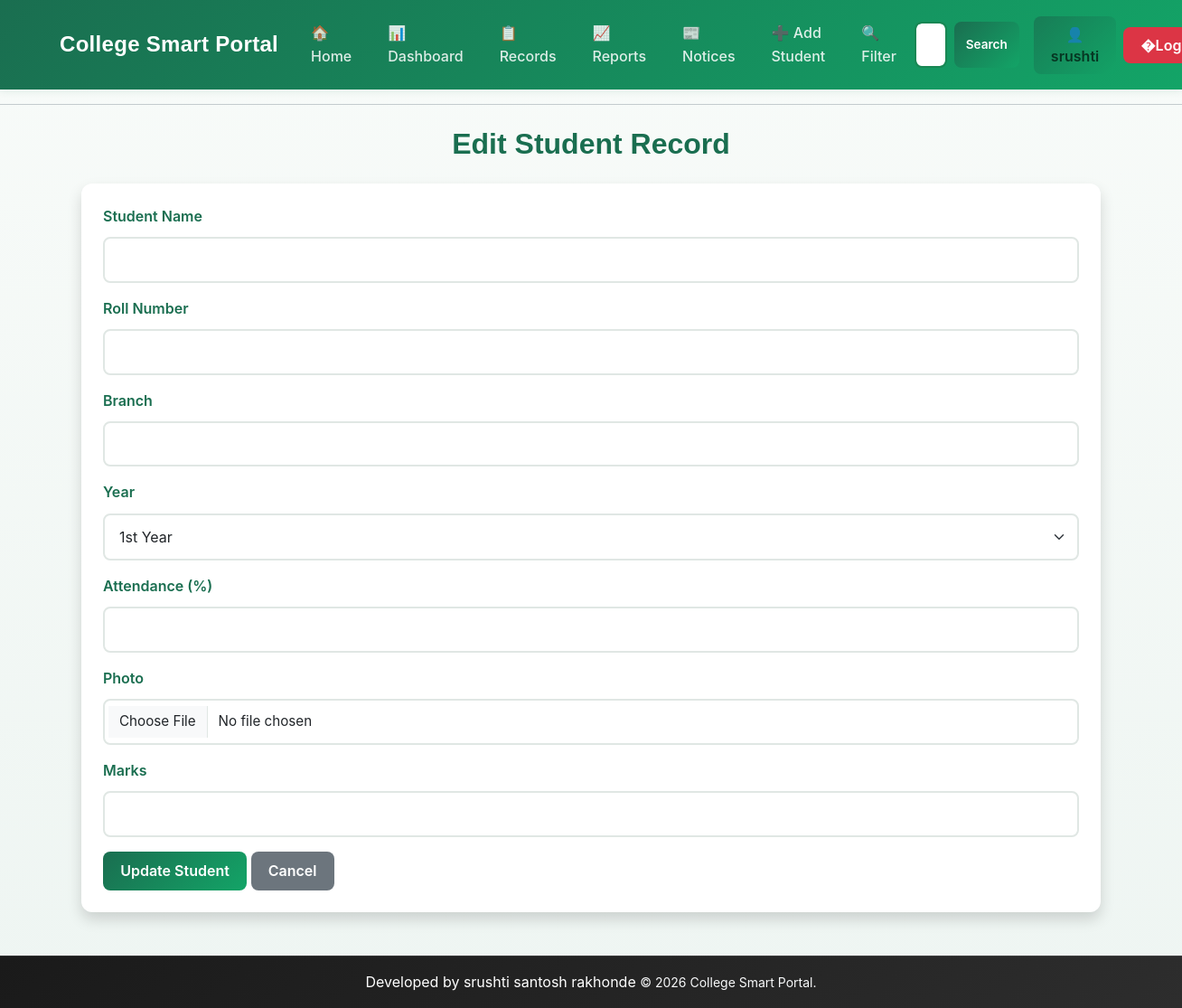
Before: /edit/30 (signed in) with the older database file.
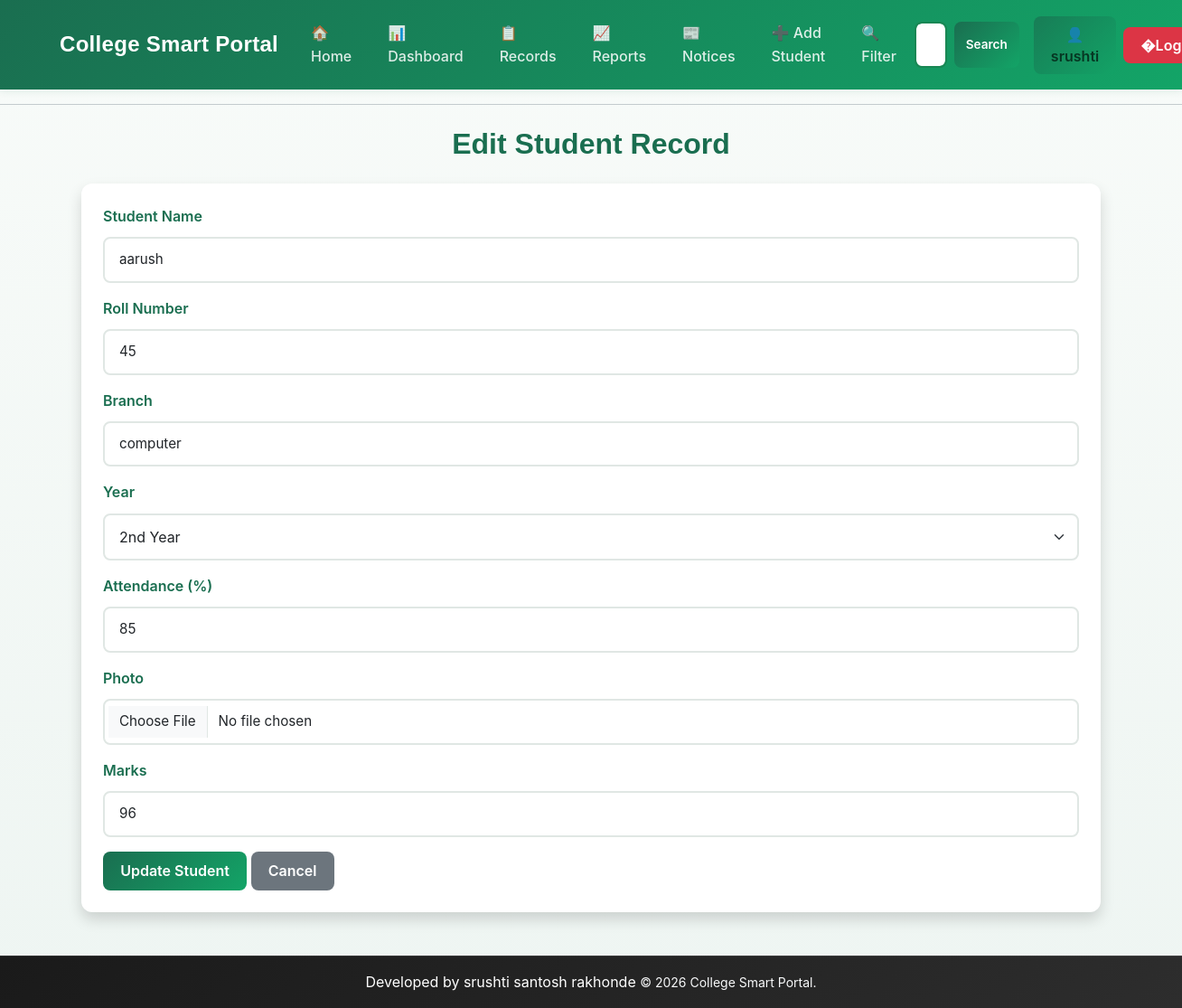
After: the same page with the newer database file.
### tables this page shows
CREATE TABLE students (
                    id INTEGER PRIMARY KEY AUTOINCREMENT,
                    name TEXT NOT NULL,
                    roll_no INTEGER NOT NULL,
                    marks INTEGER NOT NULL,
                    branch TEXT NOT NULL,
                    attendance INTEGER DEFAULT 0
                 , photo TEXT DEFAULT 'default.png', year TEXT DEFAULT '1st Year');

### project_flask.py (the view, shortened to what this page needs)
@app.route('/edit/<int:id>', methods=['GET', 'POST'])
def edit_student(id):
    if 'user_id' not in session:
        flash("Admins only! You do not have permission to edit a student.", "warning")
        return redirect(url_for("login"))
    conn = get_db()
    student = conn.execute("SELECT * FROM students WHERE id = ?", (id,)).fetchone()
    conn.close()
    return render_template('edit_student.html', student=student)

### database.py (called while the page is built)
def get_db():
    conn = sqlite3.connect(DB_PATH)
    conn.row_factory = sqlite3.Row
    return conn

### templates/edit_student.html (shortened to what this page needs)
{% extends "base.html" %}
{% block content %}
<div class="container mt-4">
    <h2 class="text-center mb-4">Edit Student Record</h2>
    <div class="card p-4 shadow">
        <form method="POST" enctype="multipart/form-data">
            <div class="mb-3">
                <label class="form-label">Student Name</label>
                <input type="text"
                       name="name"
                       class="form-control"
                       value="{{ student['name'] }}"
                       required>
            </div>
            <div class="mb-3">
                <label class="form-label">Roll Number</label>
                <input type="number"
                       name="roll_no"
                       class="form-control"
                       value="{{ student[2] }}"
                       required>
            </div>
            <div class="mb-3">
                <label class="form-label">Branch</label>
                <input type="text"
                       name="branch"
                       class="form-control"
                       value="{{ student['branch'] }}"
                       required>
            </div>
            <div class="mb-3">
                <label class="form-label">Year</label>
                <select name="year" class="form-select" required>
                    <option value="1st Year" {% if student['year'] == '1st Year' %}selected{% endif %}>1st Year</option>
                    <option value="2nd Year" {% if student['year'] == '2nd Year' %}selected{% endif %}>2nd Year</option>
                </select>
            </div>
            <div class="mb-3">
                <label class="form-label">Attendance (%)</label>
                <input type="number"
                       name="attendance"
                       class="form-control"
                       value="{{ student['attendance'] }}"
                       required>
            </div>
            <div class="mb-3">
                <label class="form-label">Photo</label>
                <input type="file" name="photo" class="form-control" accept="image/*">
            </div>
            <div class="mb-3">
                <label class="form-label">Marks</label>
                <input type="number"
                       name="marks"
                       class="form-control"
                       value="{{ student['marks'] }}"
                       required>
            </div>
            <button type="submit" class="btn btn-success">
                Update Student
            </button>
            <a href="{{ url_for('records') }}" class="btn btn-secondary">
                Cancel
            </a>
        </form>
    </div>
</div>
{% endblock %}

Changed rows visible on the page:
added students: name "aarush", roll_no "45", branch "computer", year "2nd Year", attendance "85", marks "96"
Other visible differences:
form field year: "1st Year" → (not shown)
